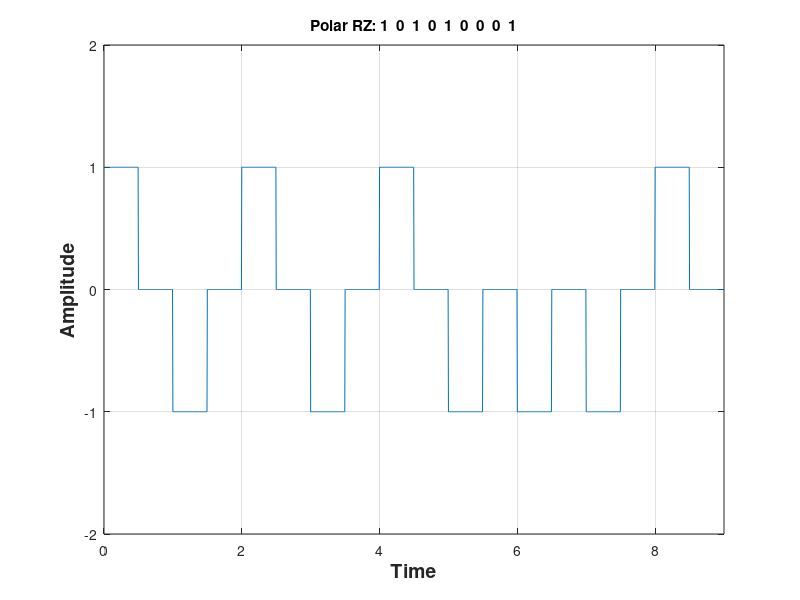

MATLAB code for this plot:
clc;
clear all;
close all;
 
bits= [ 1 0 1 0 1 0 0 0 1];
bitrate=1; %bit per second
T=length(bits)/bitrate;
n=200;
N=n*length(bits); 
dt=T/N;
t=0:dt:T;
x=[zeros(1,length(t))];
 
for i=0:length(bits)-1
    if bits(i+1)==1
        x(i*n+1: (i+0.5)*n)=1;
        x((i+0.5)*n+1:(i+1)*n)=0;
    else
          x(i*n+1: (i+0.5)*n)=-1;
           x((i+0.5)*n+1:(i+1)*n)=0;
    end
end
 plot(t,x);
axis([0 t(end) -2 2]);
grid on;
xlabel('Time', 'fontsize',14, 'fontWeight','bold');
ylabel('Amplitude', 'fontsize',14, 'fontWeight','bold');
title(['Polar RZ: ' num2str(bits)]);


